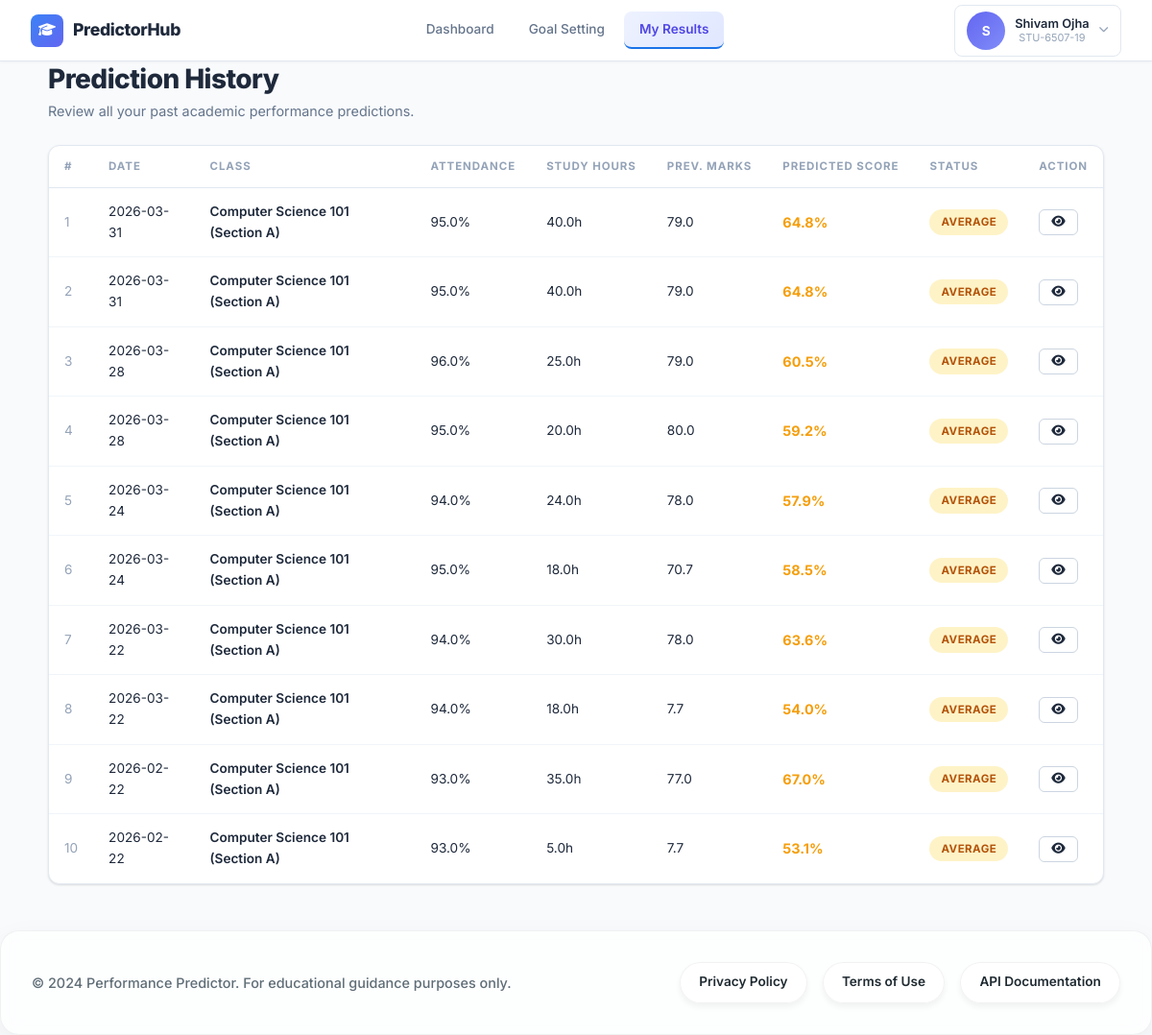
The page /student/history (signed in) on the database as committed earlier.
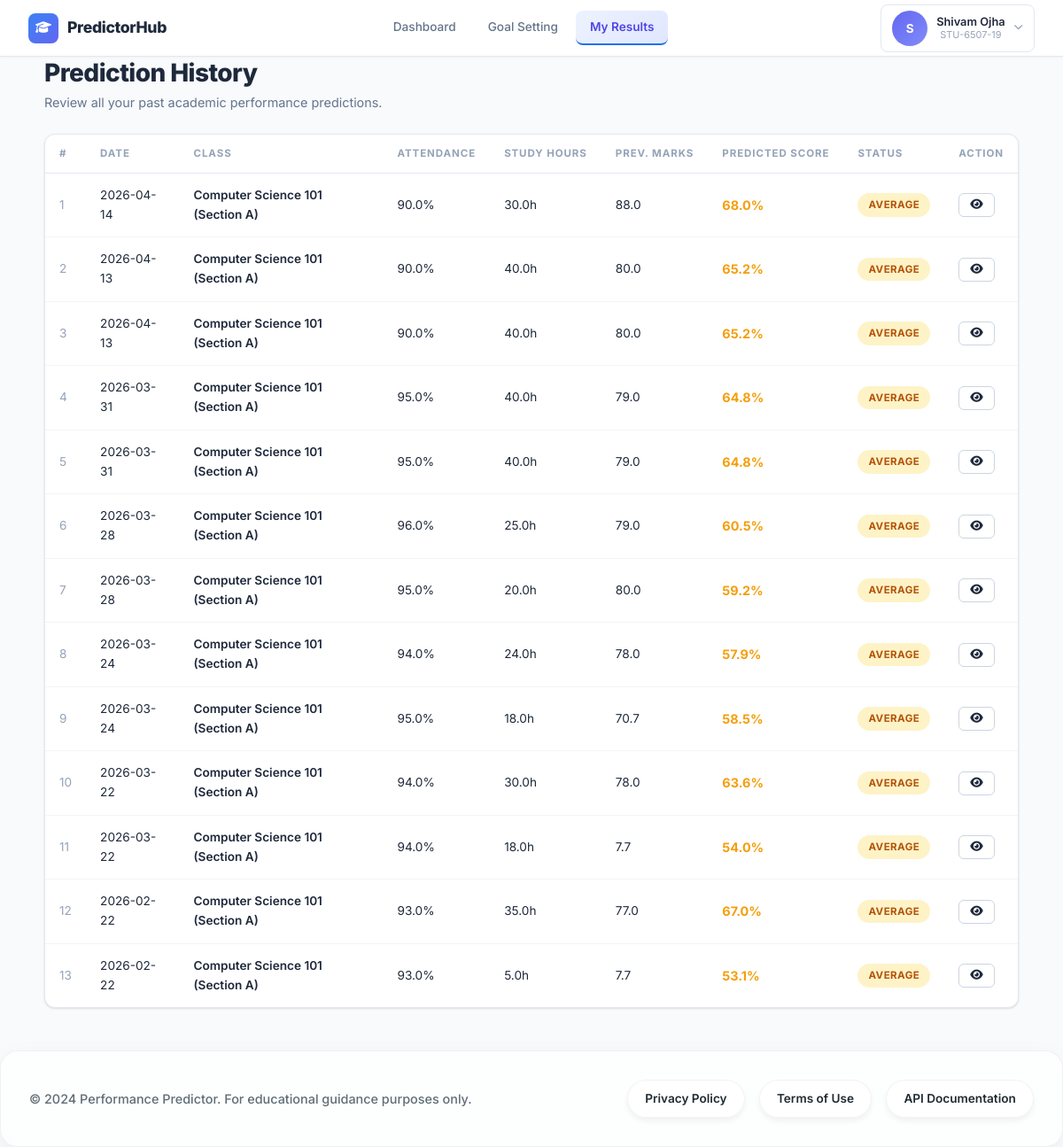
The same page on the database as committed later.
### models/entities.py (models this page shows)
class Prediction(db.Model):
    __tablename__ = "predictions"
    id = db.Column(db.Integer, primary_key=True)
    user_id = db.Column(db.Integer, db.ForeignKey("users.id"), nullable=False, index=True)
    attendance = db.Column(db.Float, nullable=False)
    study_hours = db.Column(db.Float, nullable=False)
    previous_marks = db.Column(db.Float, nullable=False)
    assignments = db.Column(db.Float, nullable=False, default=0)
    internal_marks = db.Column(db.Float, nullable=False, default=0)
    class_name = db.Column(db.Text, nullable=False, index=True)
    section = db.Column(db.Text, default="A")
    predicted_score = db.Column(db.Float, nullable=False, index=True)
    performance_label = db.Column(db.Text, nullable=False, index=True)
    created_at = db.Column(db.DateTime, server_default=db.func.current_timestamp(), index=True)
    gender = db.Column(db.Text, nullable=True)
    extracurricular = db.Column(db.Text, nullable=True)
    internet_access = db.Column(db.Text, nullable=True)
    parental_education = db.Column(db.Text, nullable=True)
    user = db.relationship("User", back_populates="predictions")

### routes/student.py (the view)
@student_bp.route("/student/history")
@login_required
def student_history():
    predictions = (
        Prediction.query.filter_by(user_id=session["user_id"])
        .order_by(Prediction.created_at.desc(), Prediction.id.desc())
        .all()
    )
    return render_template("student/history.html", predictions=predictions)

### templates/student/history.html (shortened to what this page needs)
{% extends "base.html" %}
{% block content %}
<div class="history-page">
    <div class="page-header">
        <h1 class="page-title">Prediction History</h1>
        <p class="page-subtitle">Review all your past academic performance predictions.</p>
    </div>
    {% if predictions %}
    <div class="card">
        <div class="table-responsive">
            <table class="data-table">
                <thead>
                    <tr>
                        <th>#</th>
                        <th>Date</th>
                        <th>Class</th>
                        <th>Attendance</th>
                        <th>Study Hours</th>
                        <th>Prev. Marks</th>
                        <th>Predicted Score</th>
                        <th>Status</th>
                        <th>Action</th>
                    </tr>
                </thead>
                <tbody>
                    {% for pred in predictions %}
                    <tr>
                        <td class="text-muted">{{ loop.index }}</td>
                        <td>{{ pred.created_at.strftime('%Y-%m-%d') if pred.created_at else 'N/A' }}</td>
                        <td><span class="text-bold">{{ pred.class_name }} (Section {{ pred.section }})</span></td>
                        <td>{{ pred.attendance|round(1) }}%</td>
                        <td>{{ pred.study_hours|round(1) }}h</td>
                        <td>{{ pred.previous_marks|round(1) }}</td>
                        <td>
                            <span class="score-highlight score-{{ pred.performance_label|lower }}">
                                {{ pred.predicted_score }}%
                            </span>
                        </td>
                        <td>
                            <span class="badge badge-{{ 'success' if pred.performance_label == 'Good' else ('warning' if pred.performance_label == 'Average' else 'danger') }}">
                                {{ pred.performance_label }}
                            </span>
                        </td>
                        <td>
                            <a href="{{ url_for('student.student_result', pred_id=pred.id) }}" class="btn btn-sm btn-outline" title="View Details">
                                <i class="fas fa-eye"></i>
                            </a>
                        </td>
                    </tr>
                    {% endfor %}
                </tbody>
            </table>
        </div>
    </div>
    {% endif %}
</div>
{% endblock %}

### templates/base.html (shortened to what this page needs)
<!DOCTYPE html>
<html lang="en">
<head>
    <link rel="stylesheet" href="https://cdnjs.cloudflare.com/ajax/libs/font-awesome/6.4.2/css/all.min.css">
    <link rel="stylesheet" href="{{ url_for('static', filename='css/style.css') }}?v=3">
</head>
<body class="{% block body_class %}{% endblock %}">
    {% if session.get('role') == 'admin' %}
    <div class="app-layout">
        <aside class="sidebar" id="sidebar">
            <div class="sidebar-brand">
                <div class="brand-icon">
                    <i class="fas fa-graduation-cap"></i>
                </div>
                <span class="brand-text">EduPredict</span>
            </div>
            <nav class="sidebar-nav">
                <a href="{{ url_for('admin.admin_dashboard') }}" class="nav-item {% if request.endpoint == 'admin.admin_dashboard' %}active{% endif %}">
                    <i class="fas fa-chart-pie"></i>
                    <span>Dashboard</span>
                </a>
                <a href="{{ url_for('admin.admin_students') }}" class="nav-item {% if request.endpoint == 'admin.admin_students' %}active{% endif %}">
                    <i class="fas fa-users"></i>
                    <span>Student Directory</span>
                </a>
                <a href="{{ url_for('admin.admin_reports') }}" class="nav-item {% if request.endpoint == 'admin.admin_reports' %}active{% endif %}">
                    <i class="fas fa-file-alt"></i>
                    <span>Reports</span>
                </a>
            </nav>
            <div class="sidebar-footer">
                <div class="admin-profile">
                    <div class="avatar admin-avatar">
                        <span>{{ session.get('user_name', 'A')[0] }}</span>
                    </div>
                    <div class="admin-info">
                        <span class="admin-name">{{ session.get('user_name', 'Admin') }}</span>
                        <span class="admin-role">Senior Administrator</span>
                    </div>
                </div>
            </div>
        </aside>
        <main class="main-content">
            <header class="topbar">
                <button class="hamburger" id="hamburger" onclick="document.getElementById('sidebar').classList.toggle('open')">
                    <i class="fas fa-bars"></i>
                </button>
                <div class="topbar-right">
                    <div class="search-box">
                        <i class="fas fa-search"></i>
                        <input type="text" placeholder="Search students, classes...">
                    </div>
                    <div class="topbar-actions">
                        <button class="icon-btn"><i class="fas fa-bell"></i></button>
                        <a href="{{ url_for('auth.logout') }}" class="icon-btn" title="Logout"><i class="fas fa-sign-out-alt"></i></a>
                    </div>
                </div>
            </header>
            {% with messages = get_flashed_messages(with_categories=true) %}
            {% if messages %}
            <div class="flash-messages">
                {% for category, message in messages %}
                <div class="flash flash-{{ category }}">
                    <i class="fas fa-{% if category == 'success' %}check-circle{% elif category == 'danger' %}exclamation-circle{% elif category == 'warning' %}exclamation-triangle{% else %}info-circle{% endif %}"></i>
                    {{ message }}
                    <button class="flash-close" onclick="this.parentElement.remove()">&times;</button>
                </div>
                {% endfor %}
            </div>
            {% endif %}
            {% endwith %}
    {% elif session.get('role') == 'student' %}
    <div class="app-layout student-layout">
        <header class="student-topnav">
            <div class="brand-row">
                <div class="brand-icon small">
                    <i class="fas fa-graduation-cap"></i>
                </div>
                <span class="brand-text">PredictorHub</span>
            </div>
            <nav class="student-nav">
                <a href="{{ url_for('student.student_dashboard') }}" class="{% if request.endpoint == 'student.student_dashboard' %}active{% endif %}">Dashboard</a>
                <a href="{{ url_for('student.student_goal_setting') }}" class="{% if request.endpoint == 'student.student_goal_setting' %}active{% endif %}">Goal Setting</a>
                <a href="{{ url_for('student.student_history') }}" class="{% if request.endpoint == 'student.student_history' %}active{% endif %}">My Results</a>
            </nav>
            <div class="student-nav-right">
                <div class="profile-dropdown">
                    <button class="profile-trigger" id="profileTrigger" onclick="toggleDropdown(event)">
                        <div class="avatar student-avatar">
                            <span>{{ session.get('user_name', 'S')[0] }}</span>
                        </div>
                        <div class="user-badge-info desktop-only">
                            <span class="user-badge-name">{{ session.get('user_name', 'Student') }}</span>
                            <span class="user-badge-id">{{ session.get('student_id', '') }}</span>
                        </div>
                        <i class="fas fa-chevron-down dropdown-arrow desktop-only"></i>
                    </button>
                </div>
            </div>
        </header>
        <main class="main-content student-main">
    {% endif %}
    {% block content %}{% endblock %}
    {% if session.get('role') == 'admin' %}
        </main>
    </div>
    {% elif session.get('role') == 'student' %}
        </main>
        <footer class="app-footer">
            <p>&copy; 2024 Performance Predictor. For educational guidance purposes only.</p>
            <div class="footer-links">
                <a href="#">Privacy Policy</a>
                <a href="#">Terms of Use</a>
                <a href="#">API Documentation</a>
            </div>
        </footer>
    </div>
    {% endif %}
</body>
</html>

### templates/base.html (style rules this page uses)
.main-content { animation: pageFadeIn 0.6s ease-out forwards; }

Rows that differ between the two databases and show on the page:
added Prediction: created_at "2026-04-14", class_name "Computer Science 101", section "A", attendance "90.0", study_hours "30.0", previous_marks "88.0", predicted_score "68.0", performance_label "AVERAGE"
added Prediction: created_at "2026-04-13", class_name "Computer Science 101", section "A", attendance "90.0", study_hours "40.0", previous_marks "80.0", predicted_score "65.2", performance_label "AVERAGE"
added Prediction: created_at "2026-04-13", class_name "Computer Science 101", section "A", attendance "90.0", study_hours "40.0", previous_marks "80.0", predicted_score "65.2", performance_label "AVERAGE"
